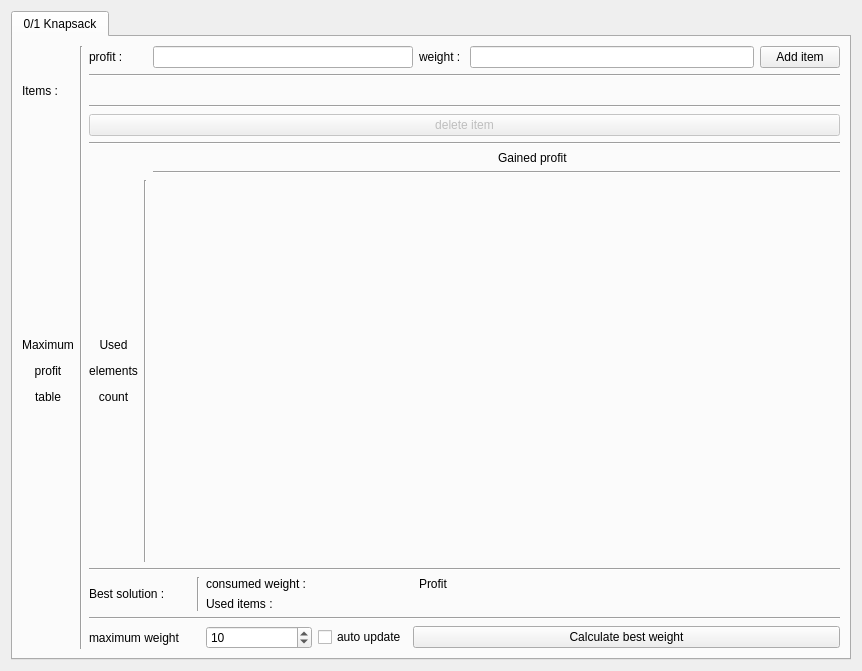
  <widget class="QWidget" name="centralWidget">
   <property name="enabled">
    <bool>true</bool>
   </property>
   <property name="sizePolicy">
    <sizepolicy hsizetype="Minimum" vsizetype="Minimum">
     <horstretch>0</horstretch>
     <verstretch>0</verstretch>
    </sizepolicy>
   </property>
   <property name="autoFillBackground">
    <bool>false</bool>
   </property>
   <layout class="QVBoxLayout" name="verticalLayout_2">
    <item>
     <widget class="QTabWidget" name="tabWidget">
      <property name="currentIndex">
       <number>0</number>
      </property>
      <widget class="QWidget" name="tab">
       <attribute name="title">
        <string>0/1 Knapsack</string>
       </attribute>
       <layout class="QGridLayout" name="gridLayout_2">
        <item row="1" column="0">
         <layout class="QGridLayout" name="gridLayout">
          <item row="5" column="2" colspan="16">
           <widget class="QPushButton" name="delete_item_btn">
            <property name="enabled">
             <bool>false</bool>
            </property>
            <property name="text">
             <string>delete item</string>
            </property>
           </widget>
          </item>
          <item row="14" column="10">
           <widget class="QCheckBox" name="auto_update_checkbox">
            <property name="text">
             <string>auto update</string>
            </property>
           </widget>
          </item>
          <item row="11" column="16" colspan="2">
           <widget class="QLabel" name="values_sum_label">
            <property name="text">
             <string/>
            </property>
           </widget>
          </item>
          <item row="12" column="11" colspan="7">
           <widget class="QLabel" name="used_items_label">
            <property name="text">
             <string/>
            </property>
           </widget>
          </item>
          <item row="2" column="0" rowspan="2">
           <widget class="QLabel" name="label_4">
            <property name="text">
             <string>Items :</string>
            </property>
           </widget>
          </item>
          <item row="12" column="8" colspan="2">
           <widget class="QLabel" name="label_10">
            <property name="text">
             <string>Used items :</string>
            </property>
           </widget>
          </item>
          <item row="8" column="5" colspan="13">
           <widget class="Line" name="line_3">
            <property name="orientation">
             <enum>Qt::Horizontal</enum>
            </property>
           </widget>
          </item>
          <item row="10" column="2" colspan="16">
           <widget class="Line" name="line_7">
            <property name="orientation">
             <enum>Qt::Horizontal</enum>
            </property>
           </widget>
          </item>
          <item row="0" column="15">
           <widget class="QLabel" name="label_3">
            <property name="text">
             <string>weight : </string>
            </property>
           </widget>
          </item>
          <item row="11" column="15">
           <widget class="QLabel" name="label_11">
            <property name="text">
             <string>Profit</string>
            </property>
           </widget>
          </item>
          <item row="11" column="8">
           <widget class="QLabel" name="label_9">
            <property name="text">
             <string>consumed weight :</string>
            </property>
           </widget>
          </item>
          <item row="14" column="8" colspan="2">
           <widget class="QSpinBox" name="max_weight_editor">
            <property name="maximum">
             <number>200</number>
            </property>
            <property name="value">
             <number>10</number>
            </property>
           </widget>
          </item>
          <item row="11" column="9" colspan="6">
           <widget class="QLabel" name="consumed_weight_label">
            <property name="text">
             <string/>
            </property>
           </widget>
          </item>
          <item row="11" column="2" rowspan="2" colspan="5">
           <widget class="QLabel" name="label">
            <property name="text">
             <string>Best solution :</string>
            </property>
           </widget>
          </item>
          <item row="11" column="7" rowspan="2">
           <widget class="Line" name="line_8">
            <property name="orientation">
             <enum>Qt::Vertical</enum>
            </property>
           </widget>
          </item>
          <item row="14" column="2" colspan="5">
           <widget class="QLabel" name="label_6">
            <property name="text">
             <string>maximum weight</string>
            </property>
           </widget>
          </item>
          <item row="0" column="2" colspan="3">
           <widget class="QLabel" name="label_2">
            <property name="text">
             <string>profit :</string>
            </property>
           </widget>
          </item>
          <item row="0" column="5" colspan="10">
           <widget class="QLineEdit" name="value_line_edit">
            <property name="sizePolicy">
             <sizepolicy hsizetype="Expanding" vsizetype="Fixed">
              <horstretch>0</horstretch>
              <verstretch>0</verstretch>
             </sizepolicy>
            </property>
           </widget>
          </item>
          <item row="1" column="2" colspan="16">
           <widget class="Line" name="line_6">
            <property name="orientation">
             <enum>Qt::Horizontal</enum>
            </property>
           </widget>
          </item>
          <item row="9" column="0">
           <widget class="QLabel" name="label_5">
            <property name="text">
             <string>&lt;html&gt;&lt;head/&gt;&lt;body&gt;&lt;p align=&quot;center&quot;&gt;Maximum&lt;/p&gt;&lt;p align=&quot;center&quot;&gt;profit&lt;/p&gt;&lt;p align=&quot;center&quot;&gt;table&lt;/p&gt;&lt;/body&gt;&lt;/html&gt;</string>
            </property>
           </widget>
          </item>
          <item row="0" column="17">
           <widget class="QPushButton" name="add_item_btn">
            <property name="text">
             <string>Add item</string>
            </property>
           </widget>
          </item>
          <item row="9" column="4">
           <widget class="Line" name="line_4">
            <property name="orientation">
             <enum>Qt::Vertical</enum>
            </property>
           </widget>
          </item>
          <item row="0" column="16">
           <widget class="QLineEdit" name="weight_line_edit"/>
          </item>
          <item row="7" column="9" colspan="8" alignment="Qt::AlignHCenter|Qt::AlignVCenter">
           <widget class="QLabel" name="label_8">
            <property name="text">
             <string>Gained profit</string>
            </property>
           </widget>
          </item>
          <item row="13" column="2" colspan="16">
           <widget class="Line" name="line_5">
            <property name="orientation">
             <enum>Qt::Horizontal</enum>
            </property>
           </widget>
          </item>
          <item row="9" column="5" colspan="13">
           <widget class="EvaluationMatrix" name="evaluation_matrix_widget" native="true">
            <property name="sizePolicy">
             <sizepolicy hsizetype="Expanding" vsizetype="Expanding">
              <horstretch>0</horstretch>
              <verstretch>0</verstretch>
             </sizepolicy>
            </property>
            <property name="minimumSize">
             <size>
              <width>687</width>
              <height>380</height>
             </size>
            </property>
            <property name="maximumSize">
             <size>
              <width>16777215</width>
              <height>16777215</height>
             </size>
            </property>
           </widget>
          </item>
          <item row="2" column="2" rowspan="2" colspan="16">
           <widget class="ItemsList" name="items_list_widget" native="true">
            <property name="sizePolicy">
             <sizepolicy hsizetype="Expanding" vsizetype="Expanding">
              <horstretch>0</horstretch>
              <verstretch>0</verstretch>
             </sizepolicy>
            </property>
            <property name="minimumSize">
             <size>
              <width>691</width>
              <height>16</height>
             </size>
            </property>
           </widget>
          </item>
          <item row="14" column="11" colspan="7">
           <widget class="QPushButton" name="calculate_btn">
            <property name="text">
             <string>Calculate best weight</string>
            </property>
           </widget>
          </item>
          <item row="9" column="2" colspan="2">
           <widget class="QLabel" name="label_7">
            <property name="text">
             <string>&lt;html&gt;&lt;head/&gt;&lt;body&gt;&lt;p align=&quot;center&quot;&gt;Used&lt;/p&gt;&lt;p align=&quot;center&quot;&gt;elements&lt;/p&gt;&lt;p align=&quot;center&quot;&gt;count&lt;/p&gt;&lt;/body&gt;&lt;/html&gt;</string>
            </property>
           </widget>
          </item>
          <item row="0" column="1" rowspan="15">
           <widget class="Line" name="line_2">
            <property name="orientation">
             <enum>Qt::Vertical</enum>
            </property>
           </widget>
          </item>
          <item row="4" column="2" colspan="16">
           <widget class="Line" name="line">
            <property name="orientation">
             <enum>Qt::Horizontal</enum>
            </property>
           </widget>
          </item>
          <item row="6" column="2" colspan="16">
           <widget class="Line" name="line_9">
            <property name="orientation">
             <enum>Qt::Horizontal</enum>
            </property>
           </widget>
          </item>
         </layout>
        </item>
       </layout>
      </widget>
     </widget>
    </item>
   </layout>
  </widget>
